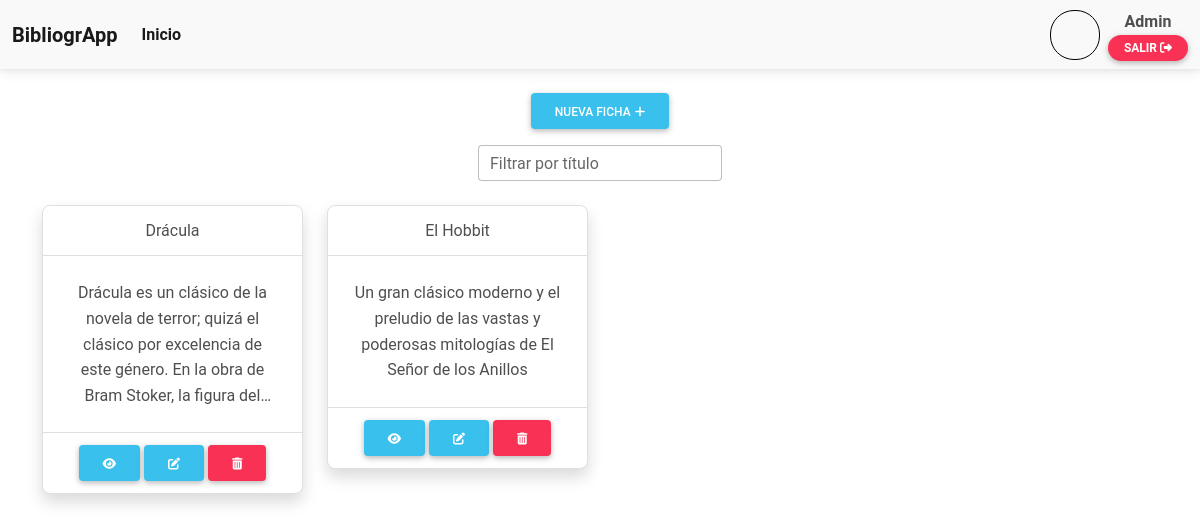
/ (signed in), run on the app's committed database.
### tables this page shows
CREATE TABLE `usuarios` (
  `id` int(11) NOT NULL,
  `email` varchar(50) NOT NULL,
  `contrasena` varchar(255) NOT NULL,
  `nombre` varchar(50) NOT NULL,
  `apellidos` varchar(50) NOT NULL
);

CREATE TABLE `fichas` (
  `id` int(11) NOT NULL,
  `autor` varchar(50) NOT NULL,
  `titulo` varchar(50) NOT NULL,
  `revista` varchar(50) NOT NULL,
  `editorial` varchar(50) NOT NULL,
  `lugarPublicacion` varchar(50) NOT NULL,
  `fechaPublicacion` year(4) NOT NULL,
  `ubicacion` varchar(50) NOT NULL,
  `palabrasClave` varchar(255) NOT NULL,
  `tema` varchar(50) NOT NULL,
  `bibliografiaSugerida` varchar(50) NOT NULL,
  `resumen` varchar(255) NOT NULL,
  `notas` text NOT NULL,
  `usuario` int(11) NOT NULL
);

### models/Session.php (called while the page is built, shortened)
<?php
class Session
{
    static public function exists()
    {
        return isset($_SESSION['session_userId']);
    }
    static public function getSessionUserId()
    {
        if (isset($_SESSION['session_userId'])) {
            return $_SESSION['session_userId'];
        } else {
            return false;
        }
    }
}

### models/UsuarioDAO.php (called while the page is built, shortened)
<?php
class UsuarioDAO {
    private $conn;
    public function __construct($conn) {
        $this->conn = $conn;
    }
    public function find($id){
        $sql = "SELECT * FROM usuarios WHERE id=?";
        if (!$stmt = $this->conn->prepare($sql)) {
            die("Error preparing query: " . $this->conn->error);
        }
        $stmt->bind_param('i', $id);
        $stmt->execute();
        if(!$result = $stmt->get_result()) {
            die("SQL Error: ". $this->conn->error);
        }
        if ($user = $result->fetch_object('Usuario')) {
            return $user;
        } else {
            return null;
        }
    }
}

### models/Usuario.php (called while the page is built, shortened)
<?php
class Usuario {
    private $nombre;
    function getNombre() {
        return $this->nombre;
    }
}

### models/FichaDAO.php (called while the page is built, shortened)
<?php
class FichaDAO
{
    private $conn;
    public function __construct($conn)
    {
        $this->conn = $conn;
    }
    public function findAll($id, $order = 'DESC', $field = 'id')
    {
        $array_obj = array();
        $sql = "SELECT * FROM fichas WHERE usuario=$id ORDER BY $field $order";
        if (!$result = $this->conn->query($sql)) {
            die("SQL Error: " . $this->conn->error);
        }
        while ($res = $result->fetch_object('Ficha')) {
            $array_obj[] = $res;
        }
        return $array_obj;
    }
}

### models/Ficha.php (called while the page is built, shortened)
<?php
class Ficha
{
    private $id;
    private $titulo;
    private $resumen;
    public function getId()
    {
        return $this->id;
    }
    public function getTitulo()
    {
        return $this->titulo;
    }
    public function getResumen()
    {
        return $this->resumen;
    }
}

### index.php (the view, shortened to what this page needs)
<?php
require 'models/Connection.php';
require 'models/Session.php';
require 'models/Usuario.php';
require 'models/UsuarioDAO.php';
require 'models/Ficha.php';
require 'models/FichaDAO.php';
$conn = Connection::connect();
?>
<!DOCTYPE html>
<html>
<head>
    <?php $pageTitle = "Inicio - BibliogrApp" ?>
    <?php include("template/top.php") ?>
</head>
<body>
    <?php include("template/navbar.php") ?>
    <?php if (Session::exists()) : ?>
        <div class="container my-4 text-center">
            <a href="insertar_ficha.php" class="btn btn-info mb-3">nueva ficha<i class="fa-solid fa-plus ps-1"></i></i></a>
            <div class="input-group d-flex justify-content-center">
                <div class="form-outline">
                    <input type="search" id="filter" class="form-control" oninput="myFunction()" />
                    <label class="form-label" for="filter">Filtrar por título</label>
                </div>
            </div>
        </div>
        <?php
        $fichaDAO = new FichaDAO($conn);
        $fichas = $fichaDAO->findAll(Session::getSessionUserId());
        ?>
        <section class="container my-4">
            <div class="row" id="fichas">
                <?php foreach ($fichas as $ficha) : ?>
                    <div class="col-12 col-sm-6 col-lg-4 col-xl-3 mb-4 ficha" id='ficha-<?= $ficha->getId() ?>'>
                        <div class="card text-center border shadow">
                            <div class="card-header"><?= $ficha->getTitulo() ?></div>
                            <div class="card-body">
                                <p class="card-text">
                                    <?= $ficha->getResumen() ?>
                                </p>
                            </div>
                            <div class="card-footer">
                                <a href="ver_ficha.php?id=<?= $ficha->getId() ?>">
                                    <button type="button" class="btn btn-info"><i class="fa-solid fa-eye"></i></button>
                                </a>
                                <a href="editar_ficha.php?id=<?= $ficha->getId() ?>">
                                    <button type="button" class="btn btn-info"><i class="fa-solid fa-pen-to-square"></i></button>
                                </a>
                                <a class="confirm-delete" data-id='<?= $ficha->getId() ?>'>
                                    <button type="button" class="btn btn-danger"><i class="fa-solid fa-trash-can"></i></button>
                                </a>
                            </div>
                        </div>
                    </div>
                <?php endforeach; ?>
            </div>
        </section>
    <?php endif; ?>
</body>
</html>

### template/top.php (shortened to what this page needs)
<link rel="stylesheet" href="js/alertifyjs/css/alertify.min.css" />
<link rel="stylesheet" href="js/alertifyjs/css/themes/default.min.css" />
<link rel="stylesheet" href="https://cdnjs.cloudflare.com/ajax/libs/font-awesome/6.1.1/css/all.min.css" />
<link rel="stylesheet" href="css/mdb.min.css" />
<link rel="stylesheet" href="css/style.css" />

### template/navbar.php (shortened to what this page needs)
<?php if (Session::exists()) : ?>
  <?php
    $usuarioDAO = new UsuarioDAO($conn);
    $usuario = $usuarioDAO->find(Session::getSessionUserId());
  ?>
  <nav class="navbar navbar-expand-lg bg-light navbar-light mb-4 fw-bold">
    <div class="container-fluid">
      <div class="collapse navbar-collapse" id="navbarSupportedContent">
        <a class="navbar-brand" href="index.php">BibliogrApp</a>
        <ul class="navbar-nav me-auto mb-2 mb-lg-0">
          <li class="nav-item">
            <a class="nav-link <?= str_contains($pageTitle, "Inicio") ? "active" : "" ?>" href="index.php">Inicio</a>
          </li>
        </ul>
      </div>
      <div class="d-flex align-items-center justify-content-center">
        <div class="dropdown mx-2 profile-picture" style="background-image: url('https://images.pexels.com/photos/771742/pexels-photo-771742.jpeg?auto=compress&cs=tinysrgb&w=1260&h=750&dpr=1');"></div>
        <div class="text-center">
          <a class="text-reset font-weight-bold"><?= $usuario->getNombre() ?></a><br>
          <a class="btn btn-danger btn-rounded py-1 px-3 fw-bold" href="logout.php">salir <i class="fa-solid fa-right-from-bracket"></i></a>
        </div>
      </div>
    </div>
  </nav>
<?php endif; ?>

### css/style.css (style rules this page uses)
* { box-sizing: border-box; }
.profile-picture { height: 50px; width: 50px; background-position: top; background-size: cover; background-repeat: no-repeat; border: 1px solid black; border-radius: 1.5rem; }
.card-text { overflow: hidden; text-overflow: ellipsis; display: -webkit-box; -webkit-line-clamp: 5; -webkit-box-orient: vertical; }

### data on the page
usuarios: nombre "Admin"
fichas: titulo "Drácula", resumen "Drácula es un clásico de la novela de terror; quizá el clásico por excelencia de este género. En la obra de Bram Stoker, la figura…"
fichas: titulo "El Hobbit", resumen "Un gran clásico moderno y el preludio de las vastas y poderosas mitologías de El Señor de los Anillos"
